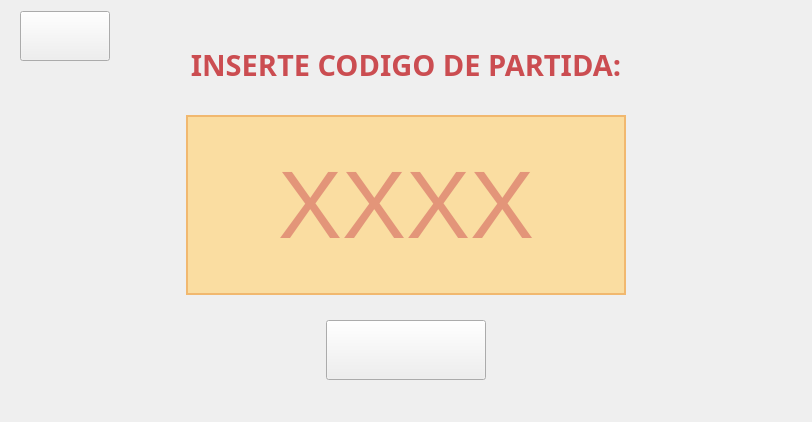
      <widget class="QWidget" name="codePage">
       <layout class="QGridLayout" name="gridLayout_8">
        <item row="0" column="0">
         <widget class="QWidget" name="widgetMultiplayer" native="true">
          <layout class="QGridLayout" name="gridLayout_7">
           <property name="topMargin">
            <number>0</number>
           </property>
           <property name="bottomMargin">
            <number>0</number>
           </property>
           <item row="0" column="2">
            <widget class="QWidget" name="codeMenu" native="true">
             <property name="sizePolicy">
              <sizepolicy hsizetype="Expanding" vsizetype="Expanding">
               <horstretch>0</horstretch>
               <verstretch>0</verstretch>
              </sizepolicy>
             </property>
             <property name="minimumSize">
              <size>
               <width>500</width>
               <height>400</height>
              </size>
             </property>
             <property name="maximumSize">
              <size>
               <width>500</width>
               <height>400</height>
              </size>
             </property>
             <property name="styleSheet">
              <string notr="true">#codeMenu {
	border-image: url(&quot;client_src/data/menu/woodTemplate.png&quot;);
}</string>
             </property>
             <layout class="QVBoxLayout" name="verticalLayout_3">
              <property name="leftMargin">
               <number>30</number>
              </property>
              <property name="topMargin">
               <number>10</number>
              </property>
              <property name="rightMargin">
               <number>30</number>
              </property>
              <property name="bottomMargin">
               <number>10</number>
              </property>
              <item>
               <widget class="QLabel" name="insertCodeLabel">
                <property name="minimumSize">
                 <size>
                  <width>0</width>
                  <height>50</height>
                 </size>
                </property>
                <property name="maximumSize">
                 <size>
                  <width>16777215</width>
                  <height>50</height>
                 </size>
                </property>
                <property name="font">
                 <font>
                  <family>Ubuntu Mono</family>
                  <pointsize>22</pointsize>
                  <bold>true</bold>
                 </font>
                </property>
                <property name="styleSheet">
                 <string notr="true">#insertCodeLabel {
	color: #CB4D51;
}</string>
                </property>
                <property name="lineWidth">
                 <number>1</number>
                </property>
                <property name="text">
                 <string>INSERTE CODIGO DE PARTIDA:</string>
                </property>
                <property name="textFormat">
                 <enum>Qt::AutoText</enum>
                </property>
                <property name="scaledContents">
                 <bool>false</bool>
                </property>
                <property name="alignment">
                 <set>Qt::AlignCenter</set>
                </property>
               </widget>
              </item>
              <item>
               <widget class="QWidget" name="codeWidget" native="true">
                <property name="maximumSize">
                 <size>
                  <width>16777215</width>
                  <height>180</height>
                 </size>
                </property>
                <layout class="QHBoxLayout" name="horizontalLayout_2">
                 <property name="leftMargin">
                  <number>0</number>
                 </property>
                 <property name="topMargin">
                  <number>0</number>
                 </property>
                 <property name="rightMargin">
                  <number>0</number>
                 </property>
                 <property name="bottomMargin">
                  <number>0</number>
                 </property>
                 <item>
                  <widget class="QLineEdit" name="codeBox">
                   <property name="minimumSize">
                    <size>
                     <width>0</width>
                     <height>180</height>
                    </size>
                   </property>
                   <property name="maximumSize">
                    <size>
                     <width>500</width>
                     <height>180</height>
                    </size>
                   </property>
                   <property name="font">
                    <font>
                     <pointsize>72</pointsize>
                    </font>
                   </property>
                   <property name="styleSheet">
                    <string notr="true">#codeBox {
	background-color: #FADDA1;
	color: #CB4D51;
	border: 2px solid #F1B86F;
}</string>
                   </property>
                   <property name="inputMask">
                    <string/>
                   </property>
                   <property name="text">
                    <string/>
                   </property>
                   <property name="maxLength">
                    <number>4</number>
                   </property>
                   <property name="alignment">
                    <set>Qt::AlignCenter</set>
                   </property>
                   <property name="placeholderText">
                    <string>XXXX</string>
                   </property>
                  </widget>
                 </item>
                </layout>
               </widget>
              </item>
              <item>
               <widget class="QWidget" name="submitCodeWidget" native="true">
                <property name="minimumSize">
                 <size>
                  <width>0</width>
                  <height>60</height>
                 </size>
                </property>
                <property name="maximumSize">
                 <size>
                  <width>500</width>
                  <height>60</height>
                 </size>
                </property>
                <layout class="QHBoxLayout" name="horizontalLayout_3">
                 <property name="topMargin">
                  <number>0</number>
                 </property>
                 <property name="bottomMargin">
                  <number>0</number>
                 </property>
                 <item>
                  <widget class="QPushButton" name="submitCodeButton">
                   <property name="minimumSize">
                    <size>
                     <width>0</width>
                     <height>60</height>
                    </size>
                   </property>
                   <property name="maximumSize">
                    <size>
                     <width>160</width>
                     <height>60</height>
                    </size>
                   </property>
                   <property name="styleSheet">
                    <string notr="true">#submitCodeButton {
	border-image: url(&quot;client_src/data/menu/entrar.png&quot;);
}

#submitCodeButton:hover {
   border-image: url(&quot;client_src/data/menu/entrarHover.png&quot;);
}

#submitCodeButton:pressed {
   border-image: url(&quot;client_src/data/menu/entrarPress.png&quot;);
}</string>
                   </property>
                   <property name="text">
                    <string/>
                   </property>
                  </widget>
                 </item>
                </layout>
               </widget>
              </item>
             </layout>
            </widget>
           </item>
           <item row="0" column="0">
            <layout class="QVBoxLayout" name="backButtonLayout3">
             <item>
              <widget class="QPushButton" name="backButton3">
               <property name="minimumSize">
                <size>
                 <width>90</width>
                 <height>50</height>
                </size>
               </property>
               <property name="maximumSize">
                <size>
                 <width>90</width>
                 <height>50</height>
                </size>
               </property>
               <property name="layoutDirection">
                <enum>Qt::LeftToRight</enum>
               </property>
               <property name="styleSheet">
                <string notr="true">#backButton3 {
   border-image: url(&quot;client_src/data/menu/volver.png&quot;);
}

#backButton3:hover {
   border-image: url(&quot;client_src/data/menu/volverHover.png&quot;);
}

#backButton3:pressed {
   border-image: url(&quot;client_src/data/menu/volverPress.png&quot;);
}</string>
               </property>
               <property name="text">
                <string/>
               </property>
               <property name="iconSize">
                <size>
                 <width>100</width>
                 <height>70</height>
                </size>
               </property>
              </widget>
             </item>
             <item>
              <spacer name="backButtonVSpacer3">
               <property name="orientation">
                <enum>Qt::Vertical</enum>
               </property>
               <property name="sizeHint" stdset="0">
                <size>
                 <width>20</width>
                 <height>40</height>
                </size>
               </property>
              </spacer>
             </item>
            </layout>
           </item>
           <item row="0" column="5">
            <layout class="QVBoxLayout" name="_hiddenlayout3">
             <property name="leftMargin">
              <number>0</number>
             </property>
             <item>
              <widget class="QPushButton" name="_hiddenbutton3">
               <property name="enabled">
                <bool>false</bool>
               </property>
               <property name="minimumSize">
                <size>
                 <width>90</width>
                 <height>50</height>
                </size>
               </property>
               <property name="maximumSize">
                <size>
                 <width>90</width>
                 <height>50</height>
                </size>
               </property>
               <property name="styleSheet">
                <string notr="true">#_hiddenbutton {
	background-color: transparent;
}</string>
               </property>
               <property name="text">
                <string/>
               </property>
               <property name="flat">
                <bool>true</bool>
               </property>
              </widget>
             </item>
            </layout>
           </item>
           <item row="0" column="3">
            <spacer name="customMenuHSpacer32">
             <property name="orientation">
              <enum>Qt::Horizontal</enum>
             </property>
             <property name="sizeType">
              <enum>QSizePolicy::Preferred</enum>
             </property>
             <property name="sizeHint" stdset="0">
              <size>
               <width>40</width>
               <height>20</height>
              </size>
             </property>
            </spacer>
           </item>
           <item row="0" column="1">
            <spacer name="customMenuHSpacer31">
             <property name="orientation">
              <enum>Qt::Horizontal</enum>
             </property>
             <property name="sizeType">
              <enum>QSizePolicy::Preferred</enum>
             </property>
             <property name="sizeHint" stdset="0">
              <size>
               <width>40</width>
               <height>20</height>
              </size>
             </property>
            </spacer>
           </item>
          </layout>
         </widget>
        </item>
       </layout>
      </widget>
